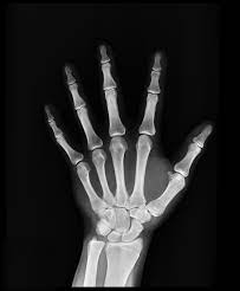
%> input picture Deepak Sir/Experiment 3/Spatial Domain Image Enhancement/xray2.tiff (cropped and resized to the size of MATLAB's example picture), 240 x 291 px, given in place of pout.tif, which was not available
$ octave Smoothing_LPF.m   (GNU Octave 9; MATLAB toolbox functions it lacks are replaced by stand-ins)
%> lines starting %> are read from the running program, lines starting %| are printed output that depends on the picture; pictures that were not available may be replaced by others from this repository, and a replacement may not be noted
% Clearing previous variables and command window
clear all;
clc;

% Read the input image
original_image = imread('pout.tif');
%> original_image is the input picture: size 291x240 uint8; min 0, max 255, mean 37.4
original_image_noisy = imnoise(original_image, 'gaussian');
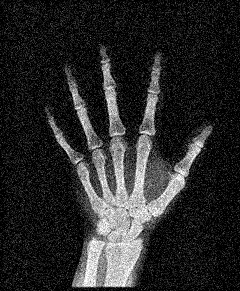
%> original_image_noisy: size 291x240 uint8; min 0, max 255, mean 42.6
a = double(original_image_noisy);

% Get the size of the image
[row, col] = size(a);
%> row = 291; col = 240

% Prompt user to enter the mask size
mask_size = input('Enter the mask size: ');
%> the answer given: 3

% Calculate the total number of elements in the mask
n = mask_size^2;

% Initialize the filter kernel with averaging weights
for i = 1:mask_size
    for j = 1:mask_size
        w(i,j) = 1 / n;
    end
end

% Initialize the filtered image
b = zeros(row, col);

% Copy the border pixels from the original image
for x = 1:row
    for y = 1:col
        b(x,y) = a(x,y);
    end
end

% Zero out border pixels
s = (mask_size + 1) / 2;
for x = s:row-s+1
    for y = s:col-s+1
        b(x,y) = 0;
    end
end
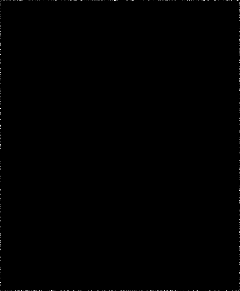
%> b: size 291x240 double; min 0, max 73, mean 0.2; drawn with min black and max white

% Apply the low-pass filter using convolution
for x = s:row-s+1
    for y = s:col-s+1
        for i = 1:mask_size
            for j = 1:mask_size
                b(x,y) = a(x-s+i, y-s+j) * w(i,j) + b(x,y);
            end
        end
    end
end
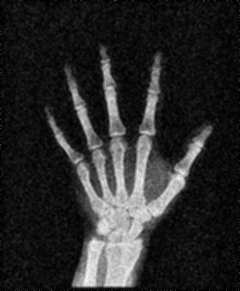
%> b: size 291x240 double; min 0, max 245.8, mean 42.6

% Displaying the original image, image with noise, low-pass filtered image (averaging technique), and low-pass smoothed image using MATLAB's conv2 function
subplot(1,4,1)
imshow(uint8(original_image))
title('Original Image');
subplot(1,4,2)
imshow(uint8(original_image_noisy))
title('Image with Gaussian Noise');
subplot(1,4,3)
imshow(uint8(b))
title('Low Pass Filtered Image (Averaging Technique)');
% Using MATLAB's conv2 function for low-pass smoothing
c = conv2(a, w);
subplot(1,4,4)
imshow(uint8(c))
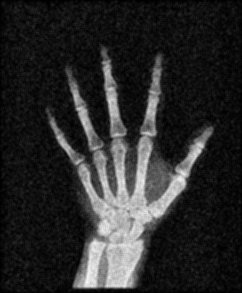
%> displayed picture: size 293x242, on the screen's scale of 0 to 255; min 0, max 246, mean 41.9
title('Low Pass Smoothing Filter using MATLAB');
